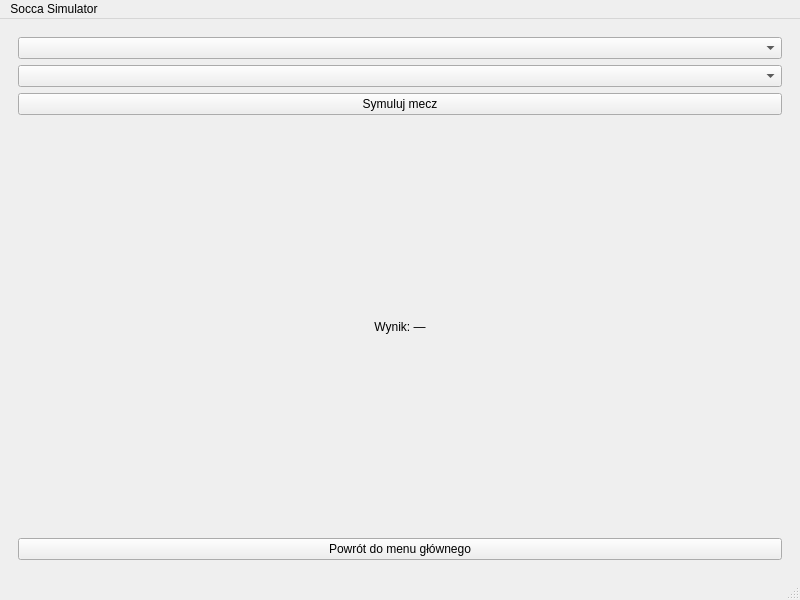
<?xml version="1.0" encoding="UTF-8"?>
<ui version="4.0">
 <class>MainWindow</class>
 <widget class="QMainWindow" name="MainWindow">
  <property name="geometry">
   <rect>
    <x>0</x>
    <y>0</y>
    <width>800</width>
    <height>600</height>
   </rect>
  </property>
  <property name="windowTitle">
   <string>MainWindow</string>
  </property>
  <widget class="QWidget" name="centralwidget">
   <layout class="QVBoxLayout" name="centralLayout">
    <item>
     <layout class="QVBoxLayout" name="verticalLayout">
      <item>
       <widget class="QStackedWidget" name="ekranyStackedWidget">
        <property name="currentIndex">
         <number>1</number>
        </property>
        <widget class="QWidget" name="menuPage">
         <widget class="QPushButton" name="szybkiMeczButton">
          <property name="geometry">
           <rect>
            <x>360</x>
            <y>240</y>
            <width>80</width>
            <height>24</height>
           </rect>
          </property>
          <property name="text">
           <string>Szybki mecz</string>
          </property>
         </widget>
        </widget>
        <widget class="QWidget" name="szybkiMeczPage">
         <property name="layoutDirection">
          <enum>Qt::LayoutDirection::LeftToRight</enum>
         </property>
         <layout class="QVBoxLayout" name="szybkiMeczLayout">
          <item>
           <widget class="QComboBox" name="gospodarzeComboBox"/>
          </item>
          <item>
           <widget class="QComboBox" name="goscieComboBox">
            <property name="currentText">
             <string/>
            </property>
           </widget>
          </item>
          <item>
           <widget class="QPushButton" name="symulujButton">
            <property name="layoutDirection">
             <enum>Qt::LayoutDirection::LeftToRight</enum>
            </property>
            <property name="text">
             <string>Symuluj mecz</string>
            </property>
           </widget>
          </item>
          <item>
           <widget class="QLabel" name="wynikLabel">
            <property name="text">
             <string>Wynik: —</string>
            </property>
            <property name="alignment">
             <set>Qt::AlignmentFlag::AlignCenter</set>
            </property>
           </widget>
          </item>
          <item>
           <widget class="QPushButton" name="powrotButton">
            <property name="text">
             <string>Powrót do menu głównego</string>
            </property>
           </widget>
          </item>
         </layout>
        </widget>
       </widget>
      </item>
     </layout>
    </item>
   </layout>
  </widget>
  <widget class="QMenuBar" name="menubar">
   <property name="geometry">
    <rect>
     <x>0</x>
     <y>0</y>
     <width>800</width>
     <height>21</height>
    </rect>
   </property>
   <widget class="QMenu" name="menuSocca_Simulator">
    <property name="title">
     <string>Socca Simulator</string>
    </property>
   </widget>
   <addaction name="menuSocca_Simulator"/>
  </widget>
  <widget class="QStatusBar" name="statusbar"/>
 </widget>
 <resources/>
 <connections/>
</ui>
